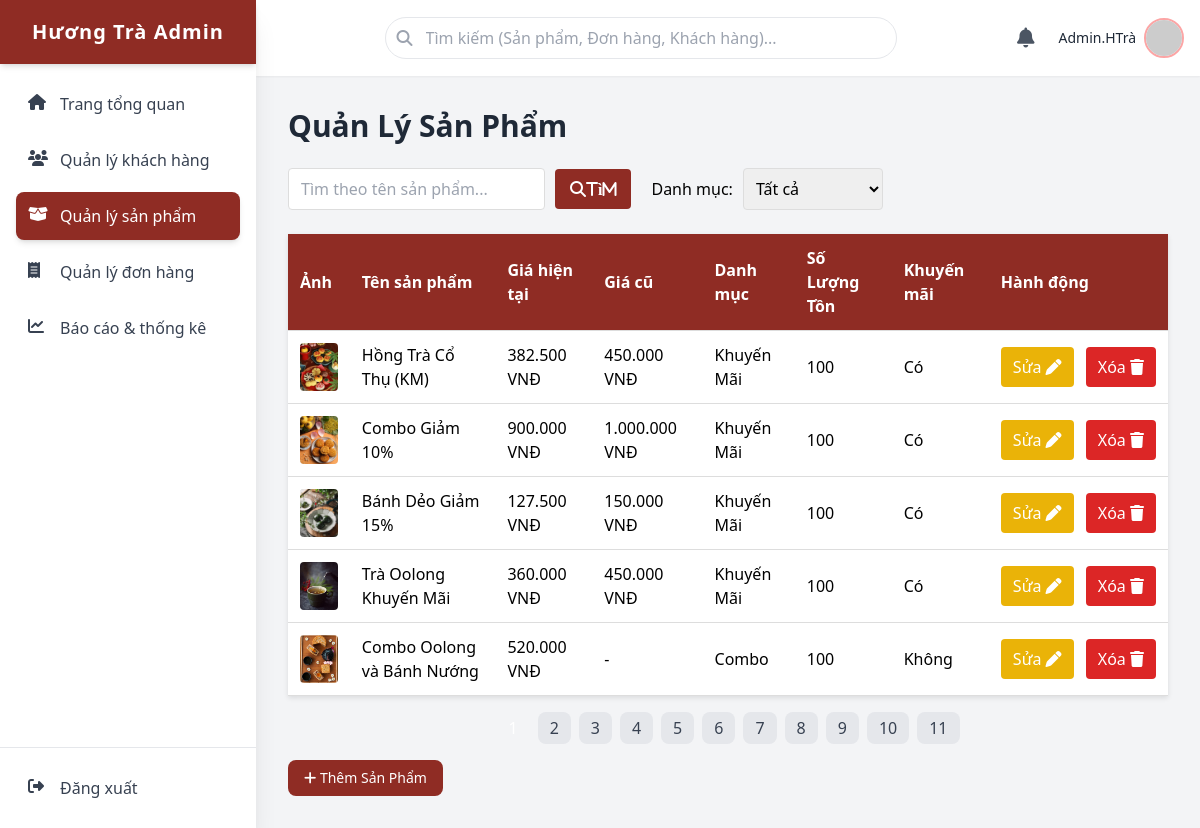
Before: /admin/html/products.php with the older database file.
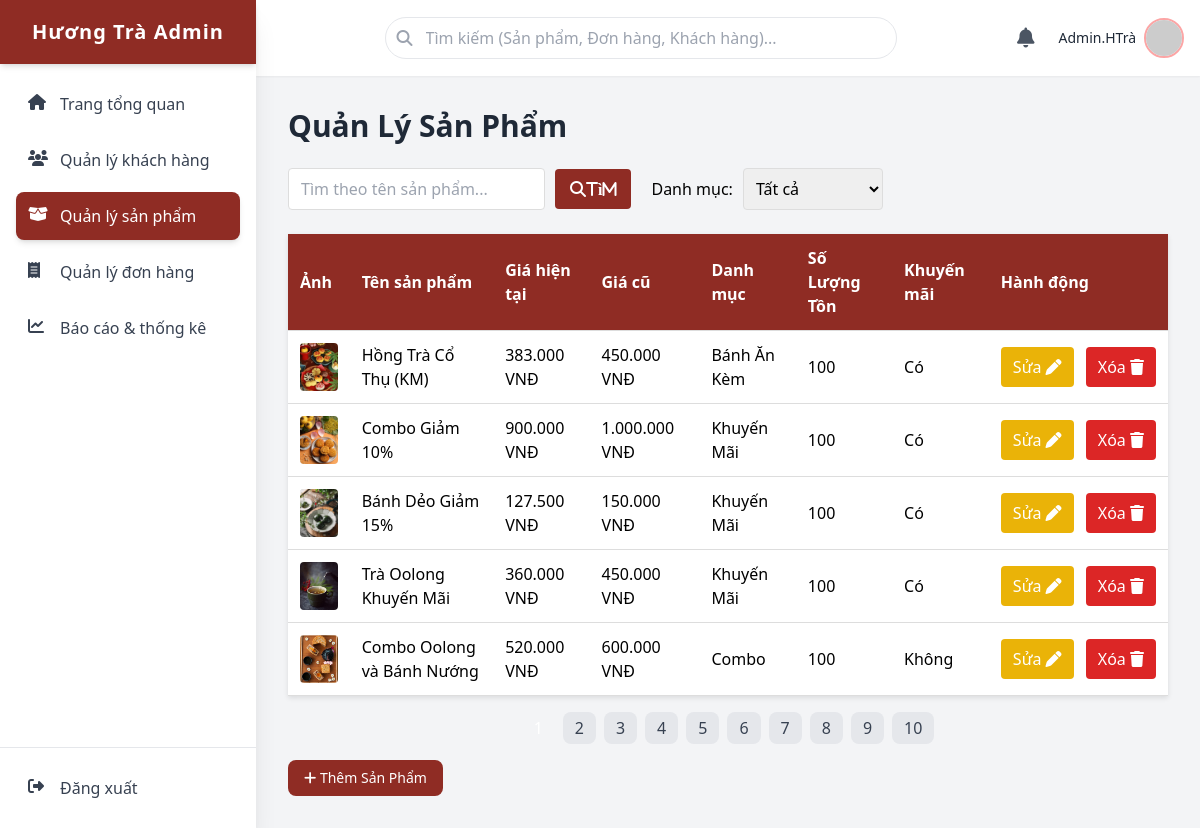
After: the same page with the newer database file.
### tables this page shows
CREATE TABLE `sanpham` (
  `MaSanPham` bigint(20) UNSIGNED NOT NULL,
  `TenSanPham` varchar(200) NOT NULL,
  `MoTa` text DEFAULT NULL,
  `Gia` decimal(12,2) NOT NULL,
  `GiaCu` decimal(12,2) DEFAULT NULL,
  `HinhAnh` varchar(255) DEFAULT NULL,
  `SoLuongTon` int(10) UNSIGNED NOT NULL DEFAULT 100,
  `TrangThai` tinyint(4) NOT NULL DEFAULT 1,
  `NgayTao` datetime NOT NULL DEFAULT current_timestamp(),
  `IsPromo` tinyint(4) NOT NULL DEFAULT 0,
  `Loai` varchar(150) DEFAULT NULL,
  `Popularity` int(10) UNSIGNED DEFAULT 0,
  `NewProduct` tinyint(4) NOT NULL DEFAULT 0
);

### admin/controller/Product_Controller.php (called while the page is built, shortened)
<?php
class Product_Controller
{
    public static function handle(): array
    {
        return self::index();
    }
    private static function getConnection(): mysqli
    {
        $db = Database::getInstance();
        return $db->getConnection();
    }
    private static function index(): array
    {
        $conn = self::getConnection();
        $per_page = max(1, (int)($_GET['per_page'] ?? 5));
        $page     = max(1, (int)($_GET['page']     ?? 1));
        $params = [];
        $wheres = [];
        $promoJoin = "
            LEFT JOIN sanpham_khuyenmai kmsp ON kmsp.MaSanPham = s.MaSanPham
            LEFT JOIN khuyenmai km ON km.MaKhuyenMai = kmsp.MaKhuyenMai
                AND NOW() BETWEEN km.NgayBatDau AND km.NgayKetThuc
        ";
        $whereSql = $wheres ? ('WHERE ' . implode(' AND ', $wheres)) : '';
        $sql = "
            SELECT COUNT(DISTINCT s.MaSanPham) AS total
            FROM sanpham s
            LEFT JOIN sanpham_danhmuc sdm ON s.MaSanPham = sdm.MaSanPham
            LEFT JOIN danhmucsanpham   dm  ON sdm.MaDanhMuc = dm.MaDanhMuc
            $promoJoin
            $whereSql
        ";
        $total_products = (int) self::fetchValue($conn, $sql, $params);
        $total_pages = max(1, (int)ceil($total_products / $per_page));
        $page        = min($page, $total_pages);
        $offset      = ($page - 1) * $per_page;
        $sqlList = "
            SELECT
                s.MaSanPham,
                s.TenSanPham,
                s.Gia,
                s.GiaCu,
                s.HinhAnh,
                s.SoLuongTon,
                s.TrangThai,
                s.NgayTao,
                GREATEST(
                    s.IsPromo,
                    CASE WHEN EXISTS (
                        SELECT 1
                        FROM sanpham_khuyenmai skm
                        JOIN khuyenmai k ON k.MaKhuyenMai = skm.MaKhuyenMai
                        WHERE skm.MaSanPham = s.MaSanPham
                          AND k.TrangThai = 1
                          AND NOW() BETWEEN k.NgayBatDau AND k.NgayKetThuc
                    ) THEN 1 ELSE 0 END
                ) AS IsPromo,
                s.Loai AS subCategory,
                s.Popularity,
                s.NewProduct,
                COALESCE(GROUP_CONCAT(DISTINCT dm.TenDanhMuc SEPARATOR ', '), '-') AS TenDanhMuc
            FROM sanpham s
            LEFT JOIN sanpham_danhmuc sdm ON s.MaSanPham = sdm.MaSanPham
            LEFT JOIN danhmucsanpham   dm  ON sdm.MaDanhMuc = dm.MaDanhMuc
            $promoJoin
            $whereSql
            GROUP BY s.MaSanPham
            ORDER BY s.NgayTao DESC, s.MaSanPham DESC
            LIMIT ?, ?
        ";
        $listParams = array_merge($params, [$offset, $per_page]);
        $product_list_paginated = self::fetchAll($conn, $sqlList, $listParams) ?? [];
        return compact(
            'product_list_paginated','total_products','per_page','page','total_pages',
            'notifications','notification_count',
            'cat','promo','category_options'
        );
    }
    private static function fetchValue(mysqli $conn, string $sql, array $params=[]){
        $r=self::fetchOne($conn,$sql,$params); return $r?array_values($r)[0]:null;
    }
    private static function fetchOne(mysqli $conn, string $sql, array $params=[]): ?array {
        $rows=self::fetchAll($conn,$sql,$params); return $rows[0]??null;
    }
    private static function fetchAll(mysqli $conn, string $sql, array $params=[]): array {
        $stmt=$conn->prepare($sql); if(!$stmt) return [];
        if ($params) self::bindParams($stmt,$params);
        $stmt->execute(); $res=$stmt->get_result(); $rows=$res?$res->fetch_all(MYSQLI_ASSOC):[];
        $stmt->close(); return $rows;
    }
    private static function bindParams(mysqli_stmt $stmt, array $params): void {
        $types=''; $bind=[];
        foreach($params as $p){ $types .= is_int($p)?'i':(is_float($p)?'d':'s'); $bind[]=$p; }
        $stmt->bind_param($types, ...$bind);
    }
}

### admin/html/products.php (the view, shortened to what the changed rows need)
<?php
require_once __DIR__ . '/../controller/Product_Controller.php';
$ctx = Product_Controller::handle();
extract($ctx, EXTR_OVERWRITE);
?>
    <h1 class="text-3xl font-bold text-gray-800 mb-6">Quản Lý Sản Phẩm</h1>
    <div class="product-table-container mt-6">
        <table id="product-list-table" class="product-table w-full">
            <thead>
            <tr>
                <th>Ảnh</th>
                <th>Tên sản phẩm</th>
                <th>Giá hiện tại</th>
                <th>Giá cũ</th>
                <th>Danh mục</th>
                <th>Số Lượng Tồn</th>
                <th>Khuyến mãi</th>
                <th>Hành động</th>
            </tr>
            </thead>
            <tbody>
            <?php if (!empty($product_list_paginated)): ?>
                <?php foreach ($product_list_paginated as $product): ?>
                    <?php
                    $ten     = $product['TenSanPham'] ?? $product['name']      ?? '';
                    $gia     = $product['Gia']        ?? 0;
                    $giaCu   = $product['GiaCu']      ?? null;
                    $catName = $product['TenDanhMuc'] ?? $product['DanhMuc']   ?? '';
                    $qty     = $product['SoLuongTon'] ?? $product['SoLuong']   ?? 0;
                    $promo   = isset($product['IsPromo']) ? (int)$product['IsPromo']
                            : (isset($product['isPromo']) ? (int)$product['isPromo'] : 0);
                    $img     = $product['HinhAnh']    ?? '';
                    ?>
                    <tr>
                        <td>
                            <?php if (!empty($img)): ?>
                                <img src="<?= htmlspecialchars($img, ENT_QUOTES) ?>"
                                     alt="<?= htmlspecialchars($ten, ENT_QUOTES) ?>"
                                     class="w-12 h-12 object-cover rounded" />
                            <?php else: ?>
                                <div class="w-12 h-12 bg-gray-200 rounded"></div>
                            <?php endif; ?>
                        </td>
                        <td><?= htmlspecialchars($ten, ENT_QUOTES) ?></td>
                        <td><?= number_format((float)$gia, 0, ',', '.') ?> VNĐ</td>
                        <td><?= $giaCu !== null ? number_format((float)$giaCu, 0, ',', '.') . ' VNĐ' : '-' ?></td>
                        <td><?= htmlspecialchars($catName ?: '-', ENT_QUOTES) ?></td>
                        <td><?= (int)$qty ?></td>
                        <td><?= $promo ? 'Có' : 'Không' ?></td>
                        <td class="text-center whitespace-nowrap space-x-2">
                            <button
                                    type="button"
                                    class="edit-product px-3 py-2 rounded bg-yellow-500 text-white"
                                    data-id="<?= (int)$product['MaSanPham'] ?>"
                                    data-name="<?= htmlspecialchars($product['TenSanPham'] ?? '', ENT_QUOTES) ?>"
                                    data-price="<?= (float)($product['Gia'] ?? 0) ?>"
                                    data-old-price="<?= ($product['GiaCu'] ?? '') !== '' ? (float)$product['GiaCu'] : '' ?>"
                                    data-category-id="<?= isset($product['MaDanhMuc']) ? (int)$product['MaDanhMuc'] : '' ?>"
                                    data-category-name="<?= htmlspecialchars($product['TenDanhMuc'] ?? ($product['DanhMuc'] ?? ''), ENT_QUOTES) ?>"
                                    data-promo="<?= (int)($product['IsPromo'] ?? 0) ?>"
                                    data-qty="<?= (int)($product['SoLuongTon'] ?? 0) ?>"
                                    data-image="<?= htmlspecialchars($product['HinhAnh'] ?? '', ENT_QUOTES) ?>"
                            >Sửa
                                <i class="fa-solid fa-pen"></i>
                            </button>
                            <button
                                    type="button"
                                    class="delete-product px-3 py-2 rounded bg-red-600 text-white"
                                    data-id="<?= (int)$product['MaSanPham'] ?>"
                                    data-name="<?= htmlspecialchars($product['TenSanPham'] ?? '', ENT_QUOTES) ?>"
                            >Xóa
                                <i class="fa-solid fa-trash"></i>
                            </button>
                        </td>
                    </tr>
                <?php endforeach; ?>
            <?php else: ?>
                <tr><td colspan="8" class="text-center py-6 text-gray-500">Không có sản phẩm.</td></tr>
            <?php endif; ?>
            </tbody>
        </table>
    </div>
    <div class="pagination mt-4 flex justify-center gap-2">
        <?php
        for ($i = 1; $i <= (int)$total_pages; $i++):
            $qs = $_GET ?? [];
            $qs['page'] = $i;
            $url = '?' . http_build_query($qs);
            $isActive = ((int)$i === (int)$page);
            ?>
            <a href="<?php echo htmlspecialchars($url); ?>"
               class="px-3 py-1 rounded-lg <?php echo $isActive ? 'bg-brand-bg text-white' : 'bg-gray-200 text-gray-700'; ?>">
                <?php echo $i; ?>
            </a>
        <?php endfor; ?>
    </div>
    <link rel="stylesheet" href="../../admin/css/products.css" />
<?php
require_once __DIR__ . '/template.php';
?>

Changed rows visible on the page:
changed sanpham "Hồng Trà Cổ Thụ (KM)": Gia "382.500" → "383.000"; catName "Khuyến Mãi" → "Bánh Ăn Kèm"
changed sanpham "Combo Oolong và Bánh Nướng": GiaCu (not shown) → "600.000"; no longer shows "-"
Other visible differences:
list line gone: "11"
